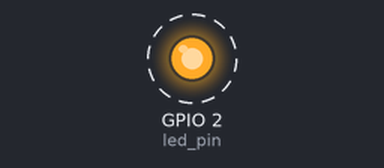
The sketch below on a simulated ESP32. On the bench: output pins drawn as LEDs (lit = HIGH). Dashed ring = blinking.

Above: at 0.2 s.
Timing chart, 0 to 3.0 s (numbered marks = the images above):
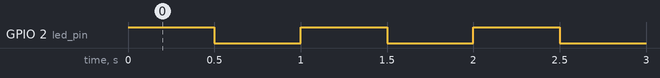

Measured:
- by itself, GPIO 2 (led_pin): alternates HIGH for 0.50 s and LOW for 0.50 s

The sketch:

getting_started.ino
```cpp
#if CONFIG_FREERTOS_UNICORE
static const BaseType_t app_cpu = 0;
#else
static const BaseType_t app_cpu = 1;
#endif

// pins
static const int led_pin = 2;

void toggleLED(void *parameter) {
  while(1) {
    digitalWrite(led_pin, HIGH);
    vTaskDelay(500 / portTICK_PERIOD_MS);
    digitalWrite(led_pin, LOW);
    vTaskDelay(500 / portTICK_PERIOD_MS);
  }
}

void setup() {
  // put your setup code here, to run once:
  pinMode(led_pin, OUTPUT);
  xTaskCreatePinnedToCore( // xTaskCreate() in FreeRTOS - works in esp_idf but it means it will run it in
  //whatever core it wants
    toggleLED,
    "Toggle_LED",
    1024, // stack size in bytes (words in FreeRTOS)
    NULL, // parameter to pass to function
    1, // task priority (0 to configMAX_PRIORITIES - 1 (24)) // 0 is lowest priority
    NULL, // task handle
    app_cpu // run on core 1 (only esp32, not FREERTOS)
  );

  // In arduino framework for esp32 - setup/loop exist in a separate task from the main program entry point
  // because of this, vTaskStartScheduler() has already been called
  // so xTaskCreate/PinnedToCore spawns a new task

  // if this was vanilla RTOS you want to call vTaskStartScheduler() in the main after setting up tasks
  // for new tasks to start running
}

void loop() {
  // put your main code here, to run repeatedly:

}
```
